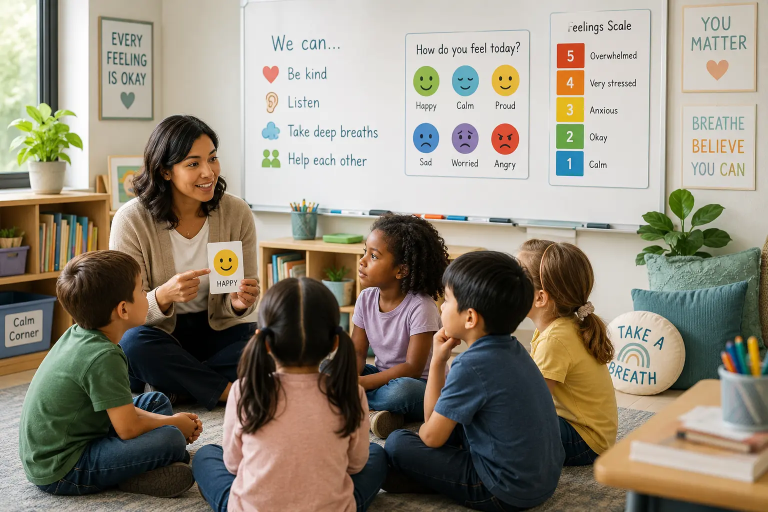
#> input picture images/teachers-hub-hero.webp, 1536 x 1024 px (shown at 1/2 size)
$ python generate-social-previews.py
#> lines starting #> are read from the running program, lines starting #| are printed output that depends on the picture; after the words box and inside, x2 and y2 are one past the last pixel; in counts of white or black regions, pixels touching at a corner belong together
from pathlib import Path
from PIL import Image, ImageDraw, ImageFont, ImageFilter

ROOT=Path(__file__).resolve().parents[1]; OUT=ROOT/"images"
def font(size,bold=False):
    options=[Path("C:/Windows/Fonts/arialbd.ttf" if bold else "C:/Windows/Fonts/arial.ttf")]
    for p in options:
        if p.exists(): return ImageFont.truetype(str(p),size)
    return ImageFont.load_default()
def make(source,name,kicker,title,subtitle):
#> called with source = 'images/teachers-hub-hero.webp', name = 'teachers-hub-social.webp', kicker = 'TEACHERS HUB'
    bg=Image.new("RGB",(1200,630),(238,248,246)); src=Image.open(ROOT/source).convert("RGB")
#> after `bg = Image.new('RGB', (1200, 630), (238, 248, 246))`:
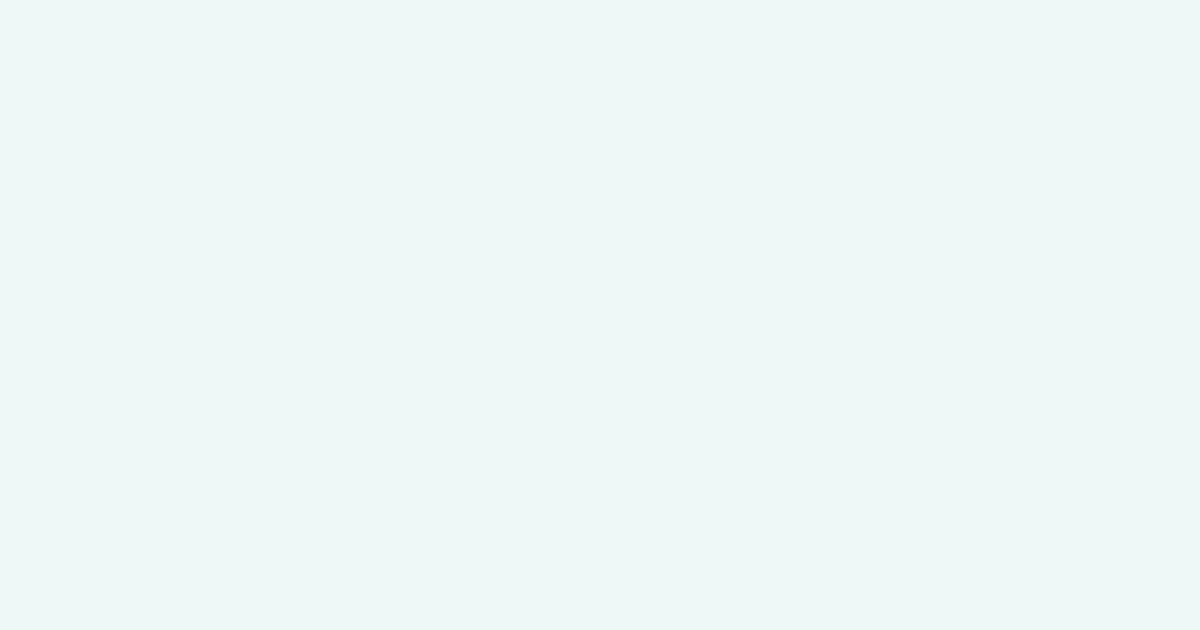
#> bg: PIL image 1200x630 RGB; mean R, G, B 238, 248, 246
#> in make, src is the input picture: PIL image 1536x1024 RGB; mean R, G, B 145.2, 137.3, 122.3
    src.thumbnail((560,560)); x=1200-src.width-55; y=(630-src.height)//2
#> after `src.thumbnail((560, 560))`:
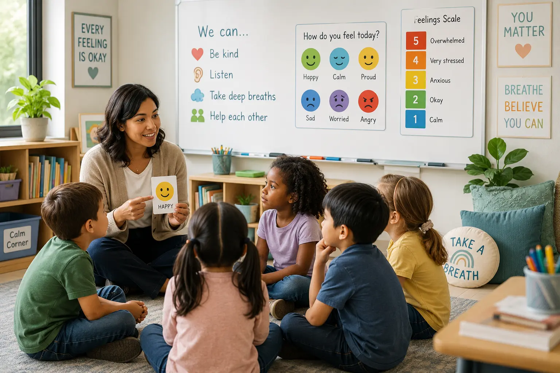
#> src: PIL image 560x373 RGB; mean R, G, B 145.2, 137.3, 122.3
#> after `x = 1200 - src.width - 55`: x = 585
#> after `y = (630 - src.height) // 2`: y = 128
    mask=Image.new("L",src.size,0); ImageDraw.Draw(mask).rounded_rectangle((0,0,*src.size),26,fill=255)
#> after `mask = Image.new('L', src.size, 0)`: mask: PIL image 560x373 L; every value is 0
#> after `ImageDraw.Draw(mask).rounded_rectangle((0, 0, *src.size), 26, fill=255`:
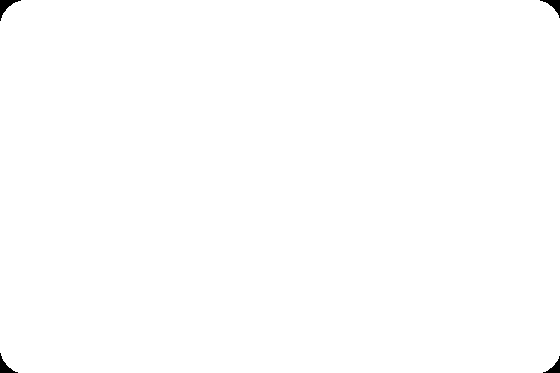
#> mask: PIL image 560x373 L; 99.8% white; 4 black regions, box (x1, y1, x2, y2) and area: (0, 0, 21, 21) 150, (540, 0, 560, 18) 129, (0, 353, 18, 373) 129, (543, 356, 560, 373) 109
    bg.paste(src,(x,y),mask)
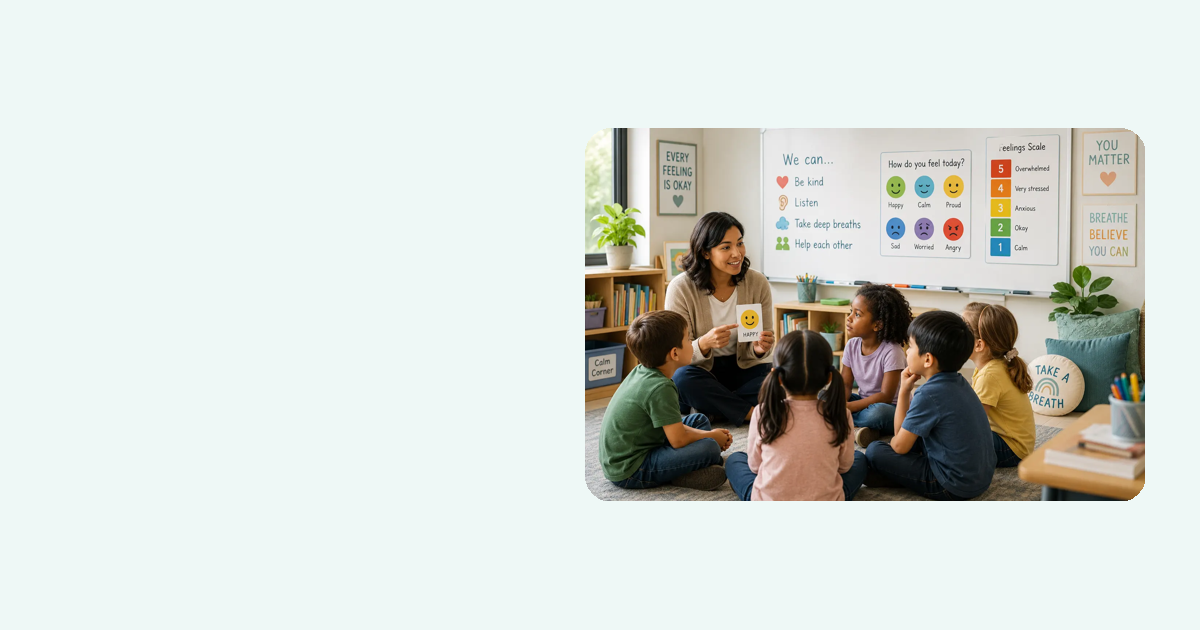
#> bg: PIL image 1200x630 RGB; mean R, G, B 212.4, 217.4, 211.9
    d=ImageDraw.Draw(bg); d.rounded_rectangle((45,45,730,585),radius=28,fill=(255,255,255,242))
    d.rounded_rectangle((78,82,330,125),radius=21,fill=(233,246,243)); d.text((98,92),kicker,font=font(18,True),fill="#397466")
    yy=155
    for line in title:
        d.text((78,yy),line,font=font(54,True),fill="#254E70"); yy+=62
#> after the loop, yy = 279
    d.multiline_text((78,yy+20),subtitle,font=font(24),fill="#496270",spacing=8)
    d.text((78,535),"Healthy Little Minds",font=font(20,True),fill="#E56F65")
    bg.save(OUT/name,"WEBP",quality=90,method=6)
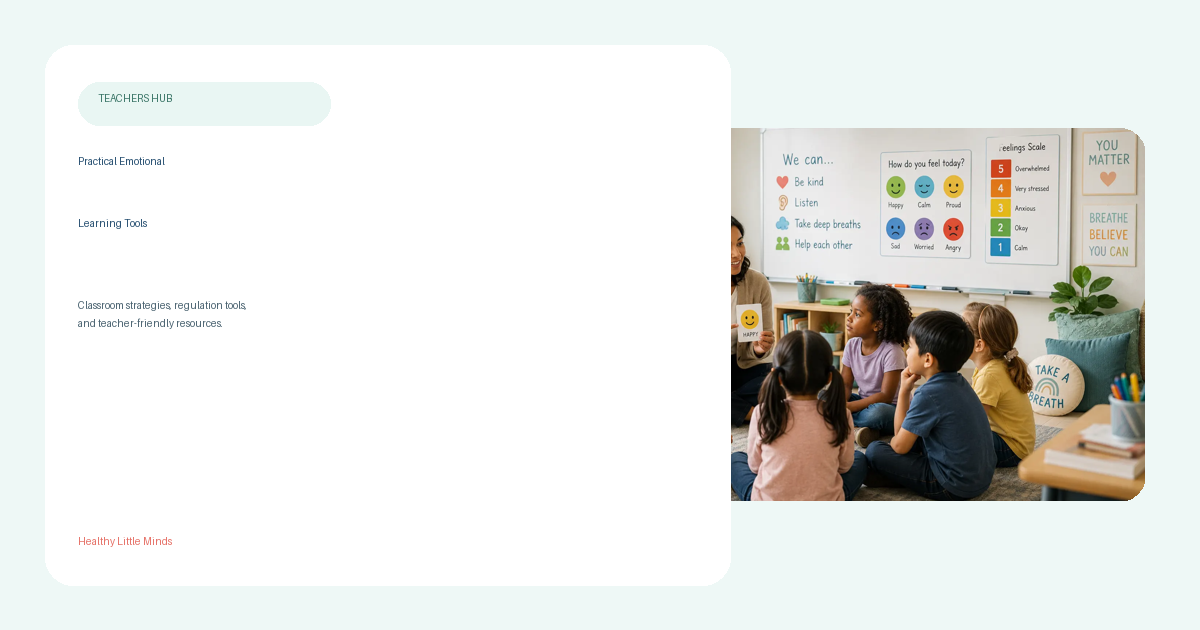
#> saved as teachers-hub-social.webp: PIL image 1200x630 RGB; mean R, G, B 228.4, 229.9, 226.5
make("images/teachers-hub-hero.webp","teachers-hub-social.webp","TEACHERS HUB",["Practical Emotional","Learning Tools"],"Classroom strategies, regulation tools,\nand teacher-friendly resources.")
make("images/will-talks.webp","will-talks-social.webp","WILL TALKS",["Psychology &","Human Behavior"],"Reflective conversations for\neveryday mental health.")
#> (the run stopped early here; a loop or call above may not have finished)
